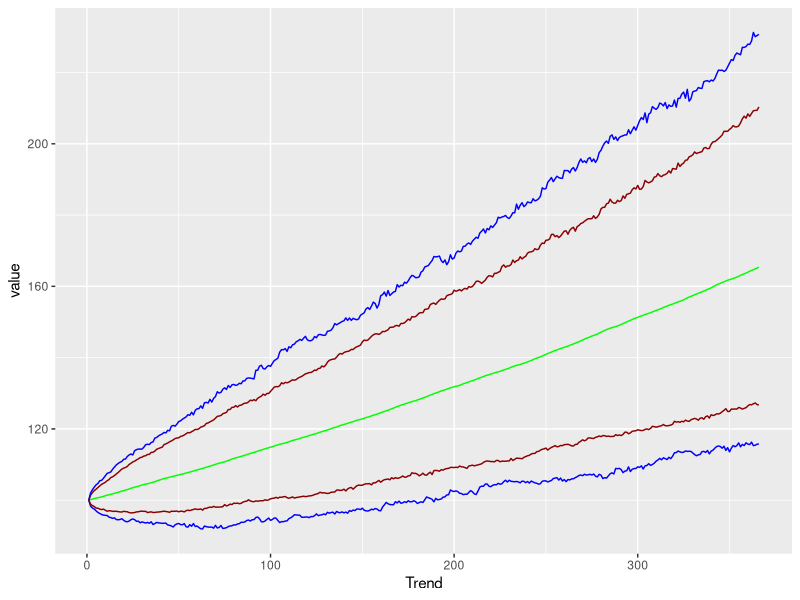

Here is the R script that generated this plot:
library(tidyverse)

So = 100
volatilidad = 0.15
mu = 0.50
delta_t = 1 / 365
iteraciones = 1000
periodos = 365

matriz_precios = matrix(, periodos + 1, iteraciones)
matriz_precios[1, ] = So
for (i in 1:iteraciones)
  for (j in 2:nrow(matriz_precios))
  {matriz_precios[j, i] =
    matriz_precios[j - 1, i] *
    exp((mu - volatilidad ^ 2 / 2) *
          delta_t +
          volatilidad *
          rnorm(1) *
          sqrt(delta_t))
  }

drift = as_tibble(apply(matriz_precios, 1, mean))
cuantiles = as_tibble(t(apply(matriz_precios, 1, quantile,
                              probs = c(0.01, 0.05, 0.95, 0.99))))

data <- drift %>%
  bind_cols(cuantiles) %>%
  mutate(Trend = seq(1,366))

ggplot(data=data, aes(x=Trend)) +
  geom_line(aes(y=value), color = "green") +
  geom_line(aes(y=`1%`), color = "blue") +
  geom_line(aes(y=`5%`), color = "darkred") +
  geom_line(aes(y=`95%`), color = "darkred") +
  geom_line(aes(y=`99%`), color = "blue")

### Para valorizar una opción

K = 100
r = 0.02
sigma = 0.2
T = 0.5
S0 = 102
# call option
d1 <- (log(S0/K) + (r + sigma^2/2) * T)/(sigma * sqrt(T))
d2 <- d1 - sigma * sqrt(T)
phid1 <- pnorm(d1)
call_price <- S0 * phid1 - K * exp(-r * T) * pnorm(d2)
# put option
d1 <- (log(S0/K) + (r + sigma^2/2) * T)/(sigma * sqrt(T))
d2 <- d1 - sigma * sqrt(T)
phimd1 <- pnorm(-d1)
put_price <- -S0 * phimd1 + K * exp(-r * T) * pnorm(-d2)
c(call_price, put_price)

# Usando simulaciones

call_put_mc<-function(nSim=1000000, tau, r, sigma, S0, K) {
  Z <- rnorm(nSim, mean=0, sd=1)
  WT <- sqrt(tau) * Z
  ST = S0*exp((r - 0.5*sigma^2)*tau + sigma*WT)
  # price and standard error of call option
  simulated_call_payoffs <- exp(-r*tau)*pmax(ST-K,0)
  price_call <- mean(simulated_call_payoffs)
  sterr_call <- sd(simulated_call_payoffs)/sqrt(nSim)
  # price and standard error of put option
  simulated_put_payoffs <- exp(-r*tau)*pmax(K-ST,0)
  price_put <- mean(simulated_put_payoffs)
  sterr_put <- sd(simulated_put_payoffs)/sqrt(nSim)
  output<-list(price_call=price_call, sterr_call=sterr_call,
               price_put=price_put, sterr_put=sterr_put)
  return(output)
}
set.seed(1)
results<-call_put_mc(n=1000000, 
                     tau=0.5, 
                     r=0.02, 
                     sigma=0.2, 
                     S0=102, 
                     K=100)
results